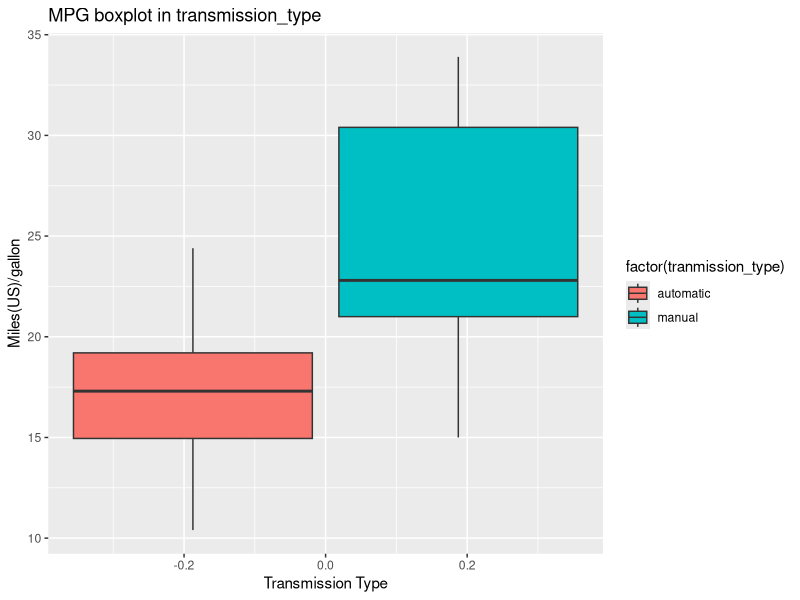
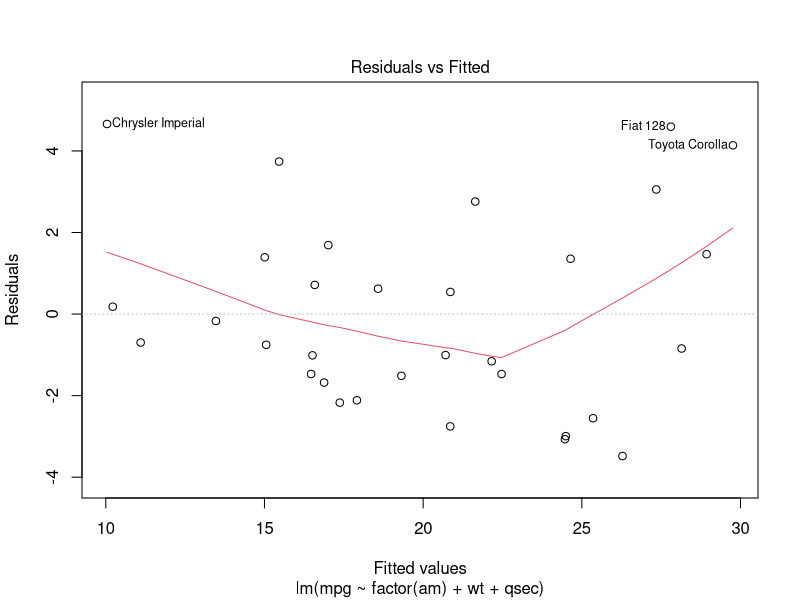
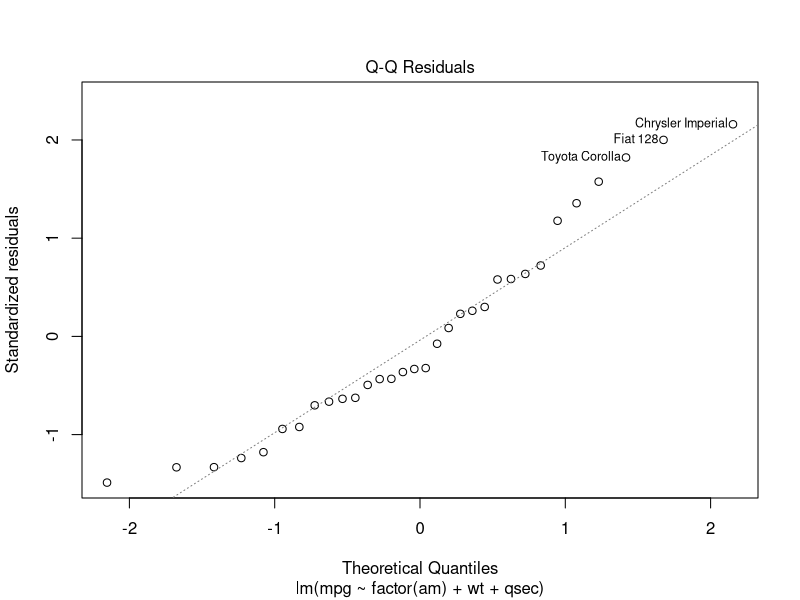
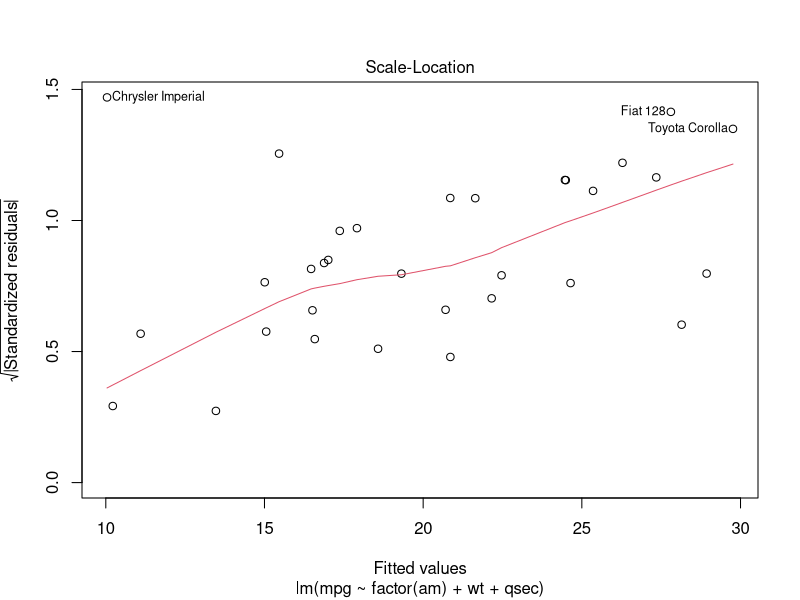
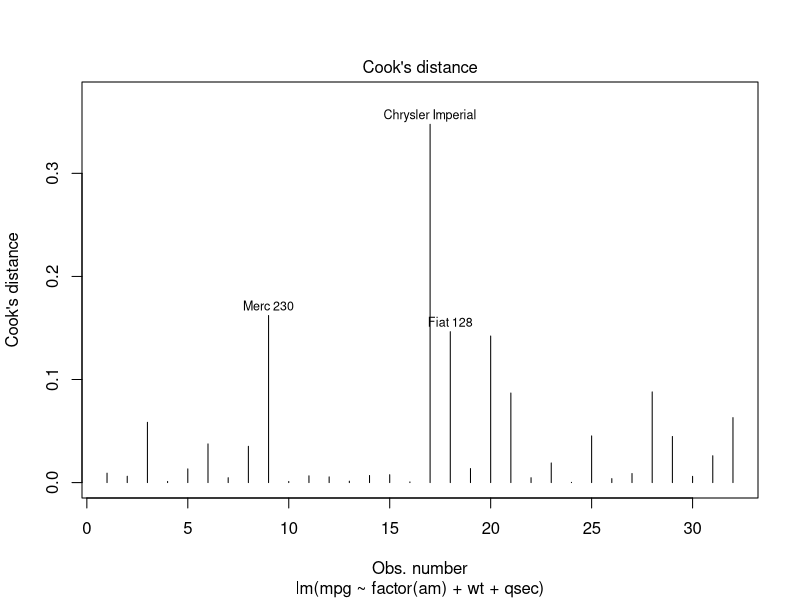

Source code (R) for these figures, in order:
## ---- chunk 1
knitr::opts_chunk$set(echo = TRUE)
## ---- chunk 2
library(ggplot2)
library(dplyr)
library(tidyr)
data(mtcars)
columns <-names(mtcars)
independent <-columns[!columns %in% ('mpg')]
response <-'mpg'

## ---- chunk 3
mtcars <- mtcars %>% #mutate(transmission_type=as.character(am))  %>%
  mutate(tranmission_type=case_when( am==0~'automatic',am==1~'manual'))
#mtcars['transmission_type'] =
head(mtcars)
## ---- chunk 4
library(ggplot2)

g<-ggplot(data=mtcars, aes(fill=factor(tranmission_type),y=mpg))
g+geom_boxplot()+labs(
x='Transmission Type',
y= 'Miles(US)/gallon',
title = 'MPG boxplot in transmission_type')

## ---- chunk 5
library(dplyr)
mpg_auto   <- mtcars %>% filter(am==0) %>% select(mpg)
mpg_manual <- mtcars %>% filter(am==1) %>% select(mpg)

tt_result <-t.test(mpg_manual, mpg_auto, alternative='greater')

## ---- chunk 6

#aic_result<-  stepAIC(lm(data=mtcars, mpg~.),direction = 'both')
#aic_result$anova
final_model <- lm(data=mtcars, mpg~factor(am)+wt+qsec)
r2 <-summary(final_model)$r.squared
adj_r2<- summary(final_model)$adj.r.squared

residual_normality <-shapiro.test(final_model$residuals)
coef <-summary(final_model)$coef
summary(final_model)
## ---- chunk 7
library(car)


residual_normality <- shapiro.test(final_model$residuals)$p.value
vif(final_model)
## ---- chunk 8
plot(final_model,1)
## ---- chunk 9
plot(final_model,2)
## ---- chunk 10
plot(final_model,3)
## ---- chunk 11
plot(final_model,4)
